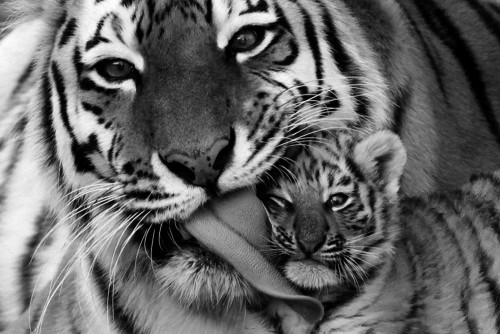
#> input picture images/tigre3.jpg, 500 x 334 px, found by its file name
$ python ej8.py
#> lines starting #> are read from the running program, lines starting #| are printed output that depends on the picture
import numpy as np
import matplotlib.pyplot as plt
from skimage import img_as_float
from skimage.io import imread
from skimage.exposure import rescale_intensity

def plot_img_hist(img, num_plot, title):
    '''
    Plots de imagen e histograma
    '''
    # Imagen
    plt.subplot(num_plot)
    plt.imshow(img, cmap='gray')
    plt.title(title)
    # Histograma
    plt.subplot(num_plot + 2)
    plt.hist(img_as_float(img).ravel(), bins=256)
    plt.xlim(0, 1)


img_gray = imread('D:\\GitHub\\Procesamiento-De-Imagenes\\images\\tigre3.jpg')
#> img_gray is the input picture: shape (334, 500); min 0, max 255, mean 101.9
p2, p98 = np.percentile(img_gray, (2, 98))
#> p2 = 2; p98 = 232
img_gray_stretch = rescale_intensity(img_gray, in_range=(p2, p98))
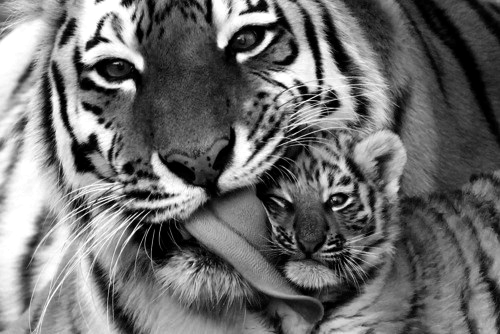
#> img_gray_stretch: shape (334, 500); min 0, max 255, mean 110.2
plot_img_hist(img_gray, 221, 'Tigre')
plot_img_hist(img_gray_stretch, 222, 'Tigre stretching')

plt.show()
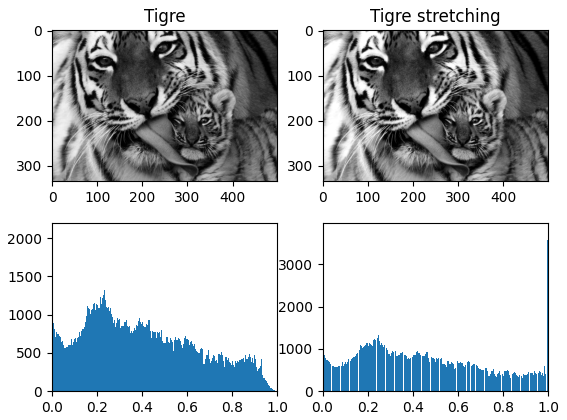
#> figure drawn by matplotlib, 4 panels; panel 2: tallest bar 2089 high, from x = 0 to 0.00391; panel 4: tallest bar 3782 high, from x = 0 to 0.00391

$ run again, with images/hasi.jpg copied over images/tigre3.jpg
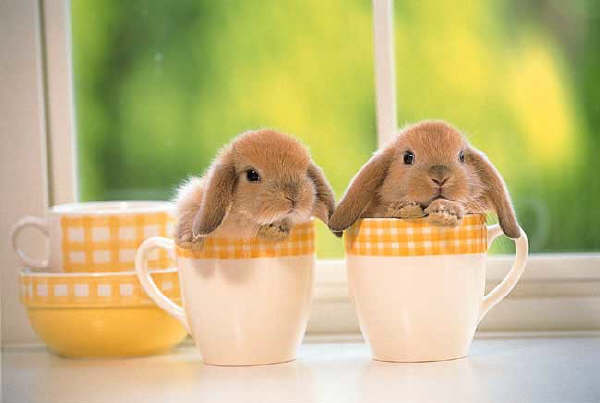
#> input picture images/hasi.jpg, 600 x 403 px, found by its file name
#> img_gray is the input picture: shape (403, 600, 3); mean R, G, B 196, 183.2, 125.9
#> p2 = 55; p98 = 250
#> `img_gray_stretch = rescale_intensity(img_gray, in_range=(p2, p98))`:
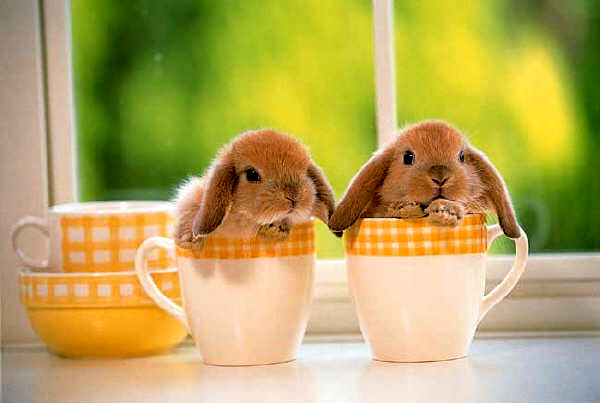
#> img_gray_stretch: shape (403, 600, 3); mean R, G, B 183.7, 167.2, 92.8
#> `plt.show()`:
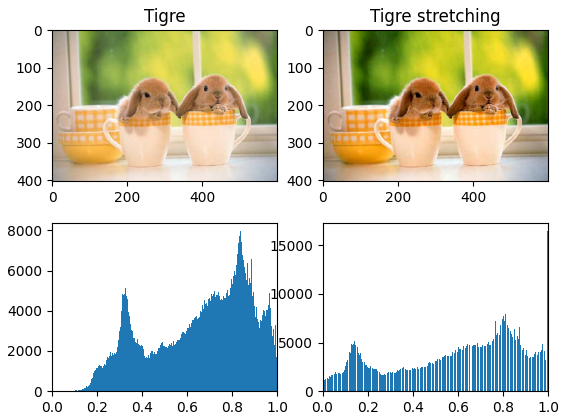
#> figure drawn by matplotlib, 4 panels; panel 2: tallest bar 7957 high, from x = 0.836 to 0.84; panel 4: tallest bar 16454 high, from x = 0.996 to 1
